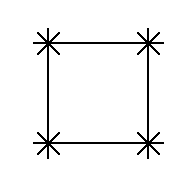

This chart was generated by the following Python code:
"""
   四米围方.py
"""
import turtle

def draw_mi():
    """画米字图形"""
    for _ in range(8):
        turtle.fd(15)
        turtle.bk(15)
        turtle.rt(45)

turtle.pensize(2)
for _ in range(4):
    turtle.fd(100)
    draw_mi()          # 画米字图形
    turtle.rt(90)

turtle.ht()            # 隐藏海龟
turtle.done()
